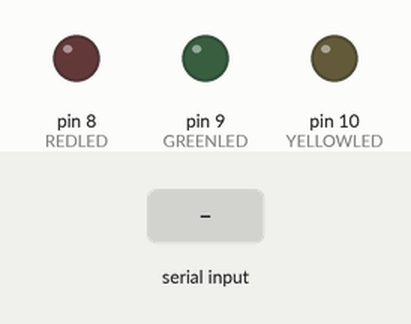
This sketch was run on a simulated Arduino Uno, built with avr-gcc and run on an emulated ATmega328P. On the bench: output pins drawn as LEDs (lit = HIGH). The test bench sets the inputs (shaded band).

Above: at 1.2 s.
1.3 s: "R" received over the second serial link
At 2.0 s:
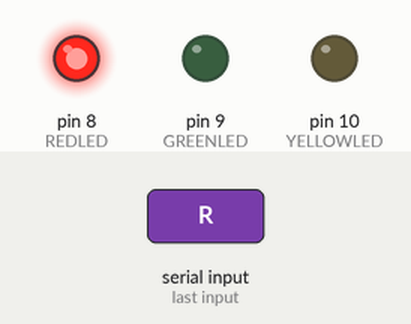
2.8 s: "G" received over the second serial link
At 3.2 s:
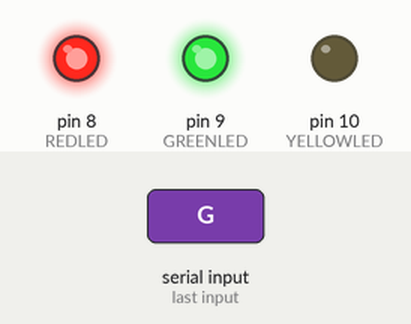
4.3 s: "Y" received over the second serial link
At 5.5 s:
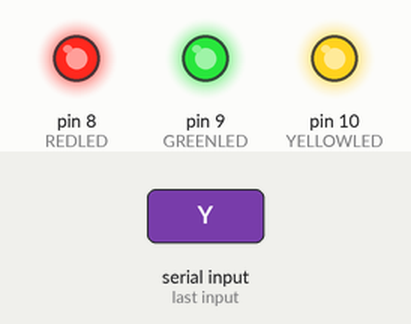
5.8 s: "R" received over the second serial link
At 6.7 s:
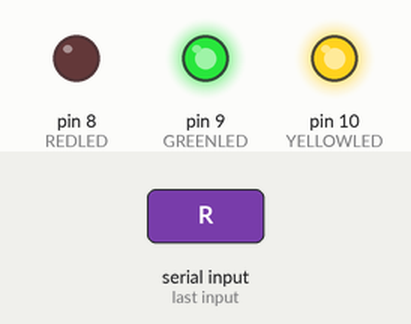
7.3 s: "G" received over the second serial link
At 7.9 s:
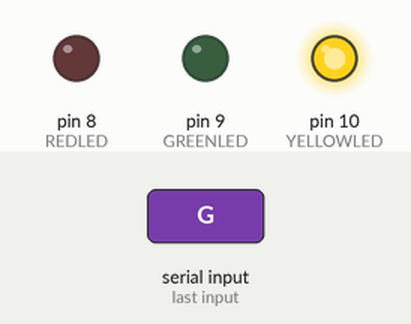
Timing chart, 0 to 9.8 s (numbered marks = the images above; inputs shaded):
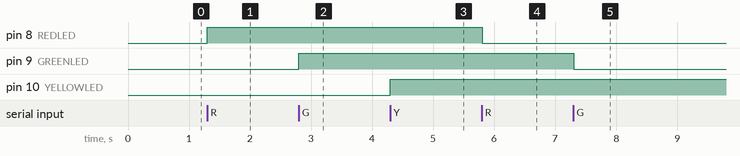

Measured:
- after the input at 1.3 s, pin 8 (REDLED): LOW → HIGH at once
- after the input at 2.8 s, pin 9 (GREENLED): LOW → HIGH at once
- after the input at 4.3 s, pin 10 (YELLOWLED): LOW → HIGH at once
- after the input at 5.8 s, pin 8 (REDLED): HIGH → LOW at once
- after the input at 7.3 s, pin 9 (GREENLED): HIGH → LOW at once

The sketch:

Q30c_Bluetooth_3LED_SoftwareSerial.ino
```cpp
#include <SoftwareSerial.h>

#define REDLED 8
#define GREENLED 9
#define YELLOWLED 10

SoftwareSerial mySer(2,3); //SoftwareSerial for bluetooth

char val;
boolean redon = false;
boolean greenon = false;
boolean yellowon = false;

void setup() {
  mySer.begin(9600);  // start mySer communication at 9600bps
  pinMode(REDLED, OUTPUT);
  pinMode(GREENLED, OUTPUT);
  pinMode(YELLOWLED, OUTPUT);
}

boolean toggle(boolean inbool) {
  if (inbool) {
    return false;
  } else {
    return true;
  }
}

void loop() {

  if (mySer.available()) {
    val = mySer.read();
  }


  if (val == 'R') {
    redon = toggle(redon);
  } else if (val == 'G') {
    greenon = toggle(greenon);
  } else if (val == 'Y') {
    yellowon = toggle(yellowon);
  }

  if (redon) {
    digitalWrite(REDLED, HIGH);
  } else {
    digitalWrite(REDLED, LOW);
  }

  if (greenon) {
    digitalWrite(GREENLED, HIGH);
  } else {
    digitalWrite(GREENLED, LOW);
  }

  if (yellowon) {
    digitalWrite(YELLOWLED, HIGH);
  } else {
    digitalWrite(YELLOWLED, LOW);
  }

  val = ' '; //reset val


  delay(100);                    // wait 100ms for next reading
}
```
